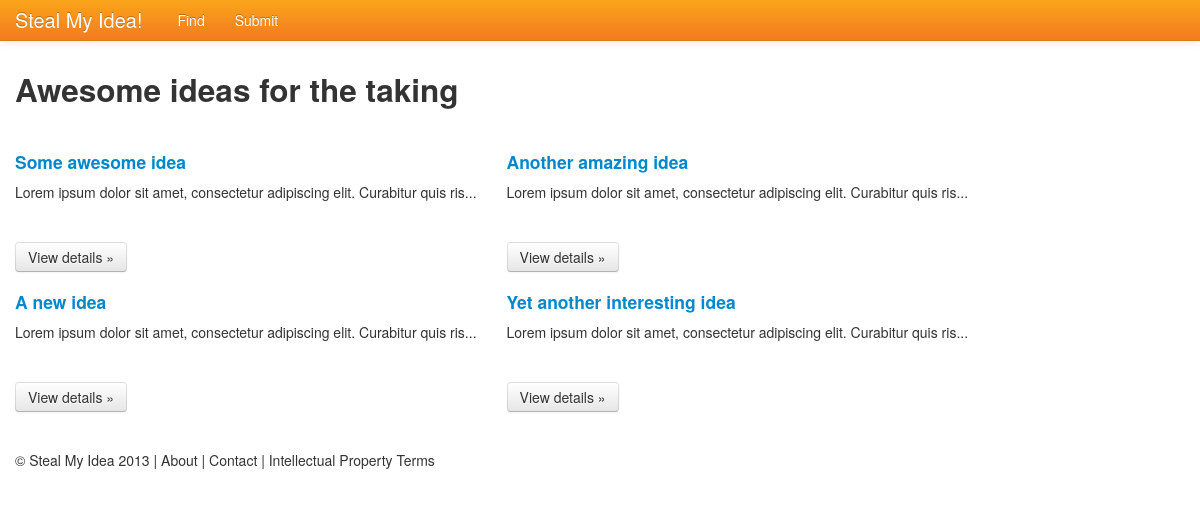
/ideas-to-steal/ideas/, run on an earlier commit of the app's database.
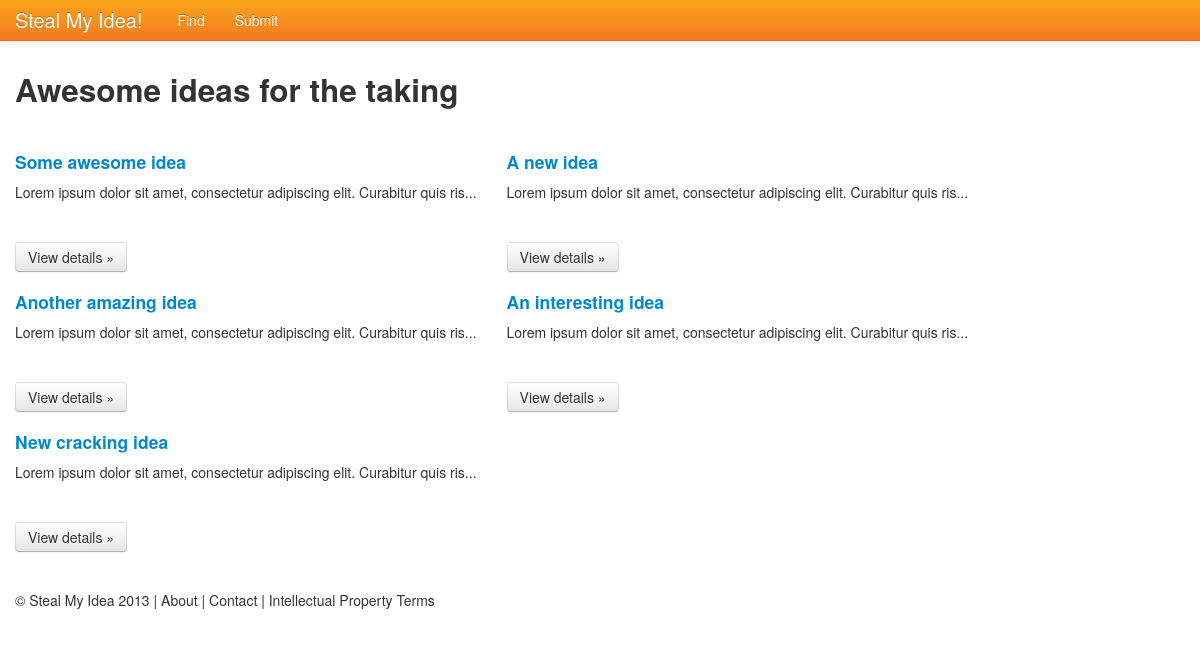
And on a later commit of the database.
### ideas/models.py (models this page shows, shortened)
class Idea(models.Model):
    HELP = 'Help! Work with me to make this idea a reality'
    EXECUTION = 'Someone, anyone to make take this idea and make it a reality'
    MONEY = 'Money to take this idea and turn it into a reality'
    AUTHOR_WANTS_OPTIONS = (
        (HELP,      'Help! Work with me to make this idea a reality'),
        (EXECUTION, 'Someone, anyone to make take this idea and make it a reality'),
        (MONEY,     'Money to take this idea and turn it into a reality'),
    )
    title = models.CharField(max_length=200)
    date_published = models.DateTimeField(auto_now_add=True)
    description = models.TextField()
    author_wants = models.CharField(max_length=100, choices=AUTHOR_WANTS_OPTIONS, default=EXECUTION)
    votes = models.IntegerField(default=0)

### ideas/views.py (the view)
class IndexView(generic.ListView):
    template_name = 'ideas/index.html'
    context_object_name = 'latest_idea_list'
    def get_queryset(self):
        return Idea.objects.order_by('-votes')[:20]

### ideas/templates/ideas/index.html
{% include 'ideas/header.html' %}
{% if latest_idea_list %}
  <h2>Awesome ideas for the taking</h2>
  <div class="row">
    {% for idea in latest_idea_list %}
    <div class="span">
      <h4><a href="{% url 'ideas:single' idea.id %}">{{ idea.title }}</a></h4>
      <p>{{ idea.description|slice:':75' }}...</p>
      <p><a class="btn" href="{% url 'ideas:single' idea.id %}">View details &raquo;</a></p>
    </div>
    {% endfor %}
  </div>
{% else %}
    <p>There are no ideas to steal right now :( </p>
{% endif %}
{% include 'ideas/footer.html' %}

### ideas/templates/ideas/header.html (shortened to what this page needs)
{% load staticfiles %}
<link rel="stylesheet" type="text/css" href="{% static 'ideas/bootstrap.css' %}" />
<link rel="stylesheet" type="text/css" href="{% static 'ideas/bootstrap-responsive.css' %}" />
<div class="navbar navbar-inverse navbar-fixed-top">
  <div class="navbar-inner">
    <div class="container">
      <a class="brand" href="{% url 'ideas:home' %}">Steal My Idea!</a>
      <div class="nav-collapse collapse">
        <ul class="nav">
          <li><a href="{% url 'ideas:index' %}">Find</a></li>
          <li><a href="{% url 'admin:index' %}ideas/idea/add/">Submit</a></li>
        </ul>
      </div>
    </div>
  </div>
</div>
<div class="container">

### ideas/templates/ideas/footer.html
</div>
<div class="container">
  <footer>
    <p>&copy; Steal My Idea 2013 | About | Contact | Intellectual Property Terms</p>
  </footer>
</div>

What changed in the data, as far as the page shows it:
changed Idea "A new idea": moves up the list
changed Idea: title "Yet another interesting idea" → "An interesting idea"
added Idea: title "New cracking idea", description "Lorem ipsum dolor sit amet, consectetur adipiscing elit. Curabitur quis ris"
